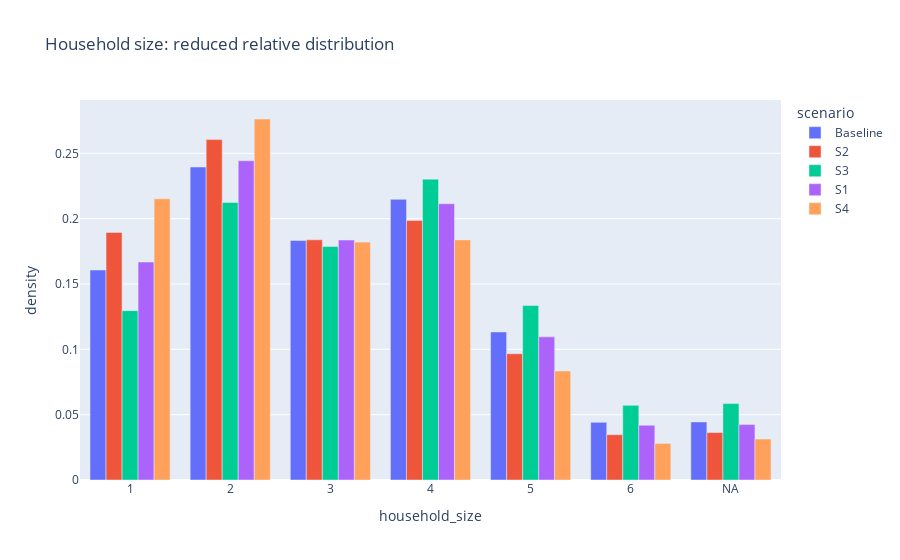

Here is the notebook cell this chart was saved with:
### Code cell
df_plot = df_density.copy()
df_plot["household_size"] = df_plot["household_size"].astype(str).replace({ str(NA): "NA" })

px.bar(
    df_plot, x = "household_size", y = "density", color = "scenario", barmode = "group",
    title = "Household size: reduced relative distribution")

### Figure 1 — Plotly figure (JSON) as saved in the notebook; plotly's stock layout.template omitted (floating-point values rounded to 4 significant figures)
{"data": [{"alignmentgroup": "True", "hovertemplate": "scenario=Baseline<br>household_size=%{x}<br>density=%{y}<extra></extra>", "legendgroup": "Baseline", "marker": {"color": "#636efa", "pattern": {"shape": ""}}, "name": "Baseline", "offsetgroup": "Baseline", "orientation": "v", "showlegend": true, "textposition": "auto", "type": "bar", "x": ["1", "2", "3", "4", "5", "6", "NA"], "xaxis": "x", "y": [0.1606, 0.2395, 0.1832, 0.2148, 0.1133, 0.0441, 0.04445], "yaxis": "y"}, {"alignmentgroup": "True", "hovertemplate": "scenario=S2<br>household_size=%{x}<br>density=%{y}<extra></extra>", "legendgroup": "S2", "marker": {"color": "#EF553B", "pattern": {"shape": ""}}, "name": "S2", "offsetgroup": "S2", "orientation": "v", "showlegend": true, "textposition": "auto", "type": "bar", "x": ["1", "2", "3", "4", "5", "6", "NA"], "xaxis": "x", "y": [0.1895, 0.2605, 0.1838, 0.1986, 0.09661, 0.03468, 0.03629], "yaxis": "y"}, {"alignmentgroup": "True", "hovertemplate": "scenario=S3<br>household_size=%{x}<br>density=%{y}<extra></extra>", "legendgroup": "S3", "marker": {"color": "#00cc96", "pattern": {"shape": ""}}, "name": "S3", "offsetgroup": "S3", "orientation": "v", "showlegend": true, "textposition": "auto", "type": "bar", "x": ["1", "2", "3", "4", "5", "6", "NA"], "xaxis": "x", "y": [0.1296, 0.2124, 0.1787, 0.2302, 0.1335, 0.05713, 0.05847], "yaxis": "y"}, {"alignmentgroup": "True", "hovertemplate": "scenario=S1<br>household_size=%{x}<br>density=%{y}<extra></extra>", "legendgroup": "S1", "marker": {"color": "#ab63fa", "pattern": {"shape": ""}}, "name": "S1", "offsetgroup": "S1", "orientation": "v", "showlegend": true, "textposition": "auto", "type": "bar", "x": ["1", "2", "3", "4", "5", "6", "NA"], "xaxis": "x", "y": [0.1668, 0.2443, 0.1836, 0.2114, 0.1095, 0.04189, 0.04241], "yaxis": "y"}, {"alignmentgroup": "True", "hovertemplate": "scenario=S4<br>household_size=%{x}<br>density=%{y}<extra></extra>", "legendgroup": "S4", "marker": {"color": "#FFA15A", "pattern": {"shape": ""}}, "name": "S4", "offsetgroup": "S4", "orientation": "v", "showlegend": true, "textposition": "auto", "type": "bar", "x": ["1", "2", "3", "4", "5", "6", "NA"], "xaxis": "x", "y": [0.2152, 0.2762, 0.182, 0.1837, 0.08346, 0.02798, 0.03136], "yaxis": "y"}], "layout": {"barmode": "group", "legend": {"title": {"text": "scenario"}, "tracegroupgap": 0}, "title": {"text": "Household size: reduced relative distribution"}, "xaxis": {"anchor": "y", "domain": [0, 1], "title": {"text": "household_size"}}, "yaxis": {"anchor": "x", "domain": [0, 1], "title": {"text": "density"}}}}
